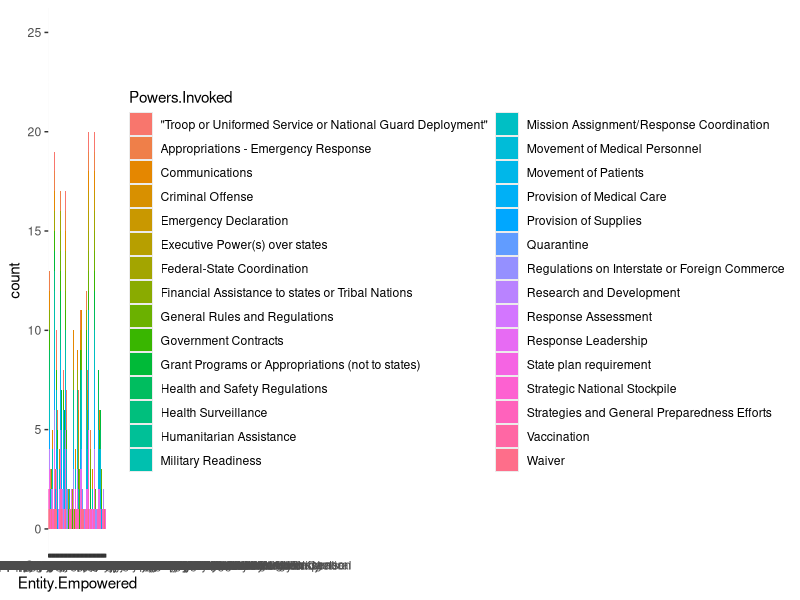

Source code (R):
###Load libraries
library(tidyverse)
library(ggplot2)

#Load data
master <- read.csv("MasterZahra.csv")

#Clean Data
master <- select(master, Entity.Empowered, Powers.Invoked) #Selects a few columns that we are interested in


master %>%
  filter(Entity.Empowered != "" & !is.na(Entity.Empowered)) %>%
  filter(Powers.Invoked != "" & !is.na(Powers.Invoked)) -> master #here we filter out the rows that are blank in either column


master %>%
  separate_rows(Entity.Empowered, sep = ",") %>% # Separates rows by Entity.Empowered
  separate_rows(Powers.Invoked, sep = ",") -> master_cleaned 

df <- master_cleaned %>%
  group_by(Entity.Empowered, Powers.Invoked) %>%
  summarise(count = n()) %>%
  ungroup()

ggplot(df) +
  geom_bar(aes(x=Entity.Empowered, fill=Powers.Invoked))
